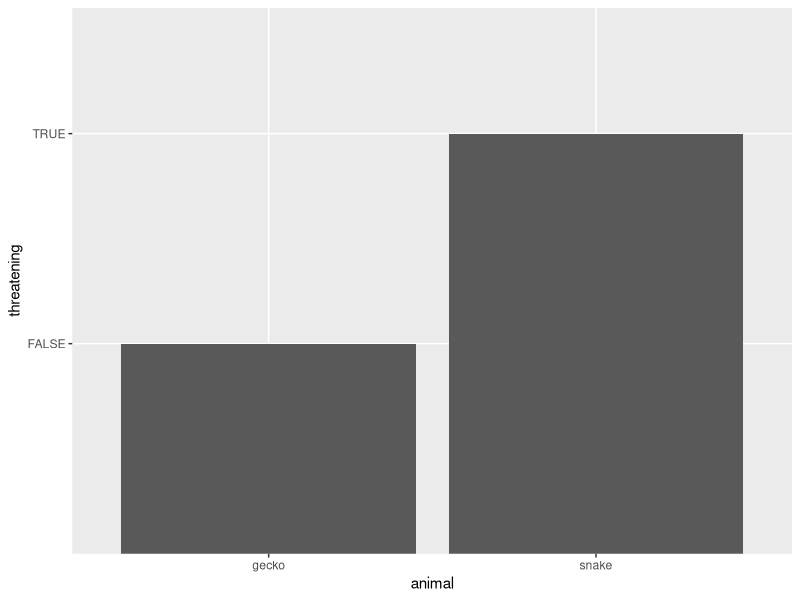

Write R code to recreate this figure.
## ---- chunk 1
#| echo: true
library(tidyverse)

my_df <- tibble(animal = c('snake', 'gecko'),
                threatening = c(TRUE, FALSE))

my_df
## ---- chunk 2
my_df %>% knitr::kable()
## ---- chunk 3
#| fig-width: 4
#| fig-height: 3
#| fig-align: left
#| fig-cap: A terrible plot.

my_df %>% 
  ggplot(aes(x = animal, y = threatening)) + 
  geom_col()
